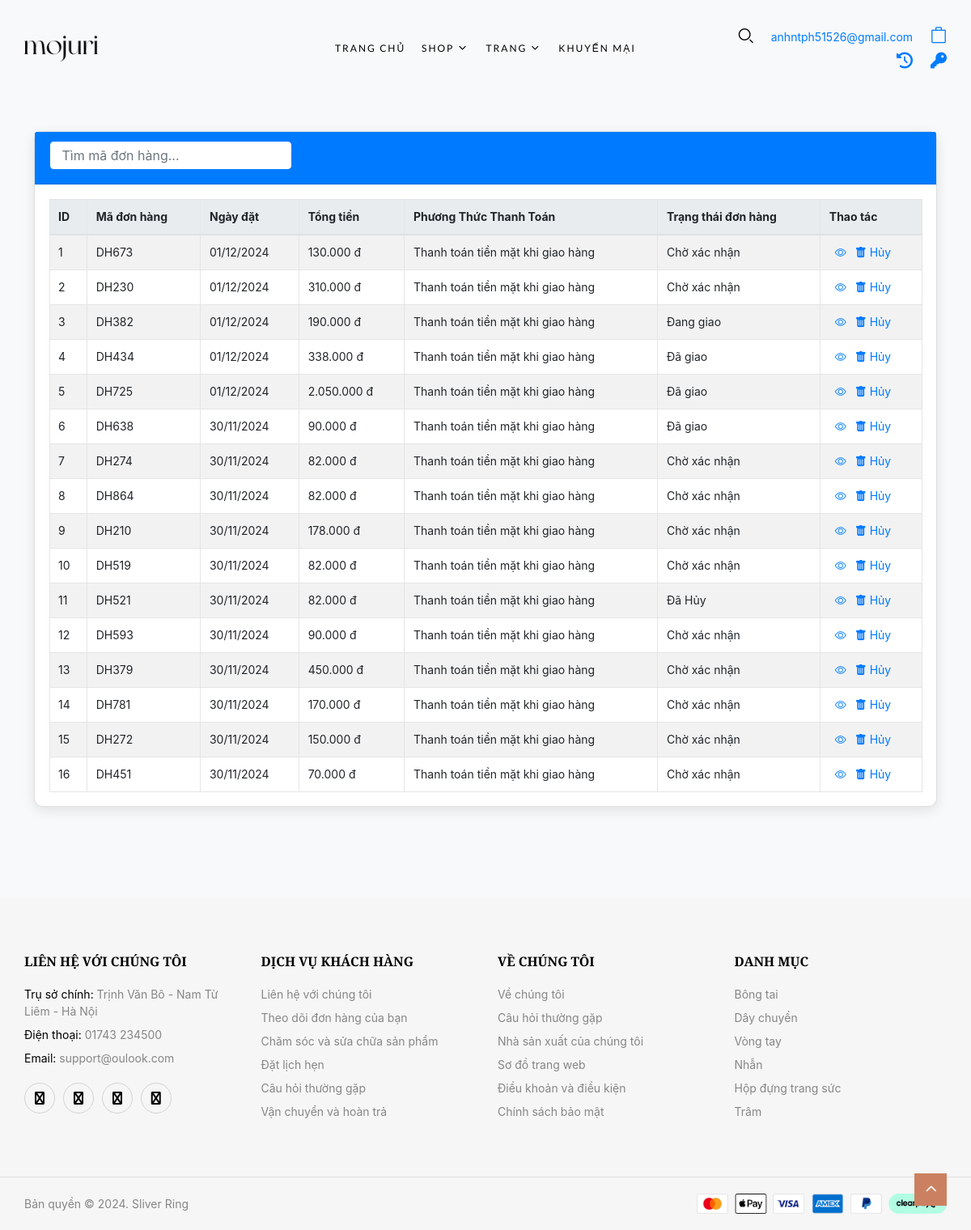
The page /?act=lich-su-mua-hang (signed in) on the database its author committed.
### tables this page shows
CREATE TABLE `don_hangs` (
  `id` int NOT NULL,
  `ma_don_hang` varchar(50) NOT NULL,
  `tai_khoan_id` int NOT NULL,
  `ho_ten_nguoi_nhan` varchar(100) NOT NULL,
  `sdt_nguoi_nhan` varchar(255) NOT NULL,
  `email_nguoi_nhan` varchar(100) DEFAULT NULL,
  `dia_chi_nguoi_nhan` text NOT NULL,
  `ngay_dat_hang` datetime NOT NULL,
  `tong_tien` decimal(10,2) DEFAULT NULL,
  `ghi_chu` varchar(200) NOT NULL,
  `phuong_thuc_thanh_toan_id` int DEFAULT NULL,
  `trang_thai_don_hang_id` int DEFAULT NULL
);

### controllers/HomeController.php (called while the page is built, shortened)
<?php
class HomeController
{
  public $modelTaiKhoan;
  public $modelDonHang;
  public function __construct()
  {
    $this->modelTaiKhoan = new TaiKhoan();
    $this->modelDonHang = new DonHang();
  }
  public function lichSuMuaHang()
  {
    if (isset($_SESSION['user'])) {
      $user = $this->modelTaiKhoan->getAllTaiKhoanformEmail($_SESSION['user']['email']);
      $nguoi_dung_id = $user['id'];
      $arrtrangThai = $this->modelDonHang->getTrangThai();
      $trangThaiDonHang = array_column($arrtrangThai, 'trang_thai_don_hang', 'id');
      $arrPTTT = $this->modelDonHang->getPttt();
      $pTTT = array_column($arrPTTT, 'phuong_thuc_thanh_toan', 'id');
      $donHangs = $this->modelDonHang->getDonHangFromUser($nguoi_dung_id);
    } else {
      echo "Vui lòng đăng nhập.";
    }
    require_once './views/lichSuMuaHang.php';
  }
}

### commons/function.php (called while the page is built, shortened)
<?php
function connectDB()
{
    $host = DB_HOST;
    $port = DB_PORT;
    $dbname = DB_NAME;
    try {
        $conn = new PDO("mysql:host=$host;port=$port;dbname=$dbname", DB_USERNAME, DB_PASSWORD);
        $conn->setAttribute(PDO::ATTR_ERRMODE, PDO::ERRMODE_EXCEPTION);
        $conn->setAttribute(PDO::ATTR_DEFAULT_FETCH_MODE, PDO::FETCH_ASSOC);
        return $conn;
    } catch (PDOException $e) {
        echo ("Connection failed: " . $e->getMessage());
    }
}

### models/TaiKhoan.php (called while the page is built, shortened)
<?php
class TaiKhoan
{
    public $conn;
    public function __construct()
    {
        $this->conn = connectDB();
    }
    public function getAllTaiKhoanformEmail($email)
    {
        try {
            $sql = "SELECT * FROM tai_khoans WHERE email = :email";
            $stmt = $this->conn->prepare($sql);
            $stmt->bindParam(':email', $email);
            $stmt->execute([
                ':email' => $email
            ]);
            return $stmt->fetch();
        } catch (PDOException $e) {
            echo 'Lỗi' . $e->getMessage();
        }
    }
}

### models/DonHang.php (called while the page is built, shortened)
<?php
class DonHang
{
  public $conn;
  public function __construct()
  {
    $this->conn = connectDB();
  }
  public function getTrangThai()
  {
    try {
      $sql = "SELECT * FROM trang_thai_don_hangs";
      $stmt = $this->conn->prepare($sql);
      $stmt->execute();
      return $stmt->fetchAll();
    } catch (PDOException $e) {
      echo 'Error: ' . $e->getMessage();
      die();
    }
  }
  public function getPttt()
  {
    try {
      $sql = "SELECT * FROM `phuong_thuc_thanh_toans`";
      $stmt = $this->conn->prepare($sql);
      $stmt->execute();
      return $stmt->fetchAll();
    } catch (PDOException $e) {
      echo 'Error: ' . $e->getMessage();
      die();
    }
  }
  public function getDonHangFromUser($nguoiDungId)
  {
    try {
      $sql = "SELECT * FROM `don_hangs` WHERE  `tai_khoan_id` = :tai_khoan_id ORDER BY `id` DESC";
      $stmt = $this->conn->prepare($sql);
      $stmt->execute([
        ':tai_khoan_id' => $nguoiDungId
      ]);
      return $stmt->fetchAll();
    } catch (PDOException $e) {
      echo 'Error: ' . $e->getMessage();
      die();
    }
  }
}

### views/lichSuMuaHang.php (the view, shortened to what this page needs)
<?php require_once('views/layout/header.php'); ?>
<?php require_once('views/layout/menu.php'); ?>
<head>
  <link rel="stylesheet" href="https://cdn.jsdelivr.net/npm/bootstrap-icons@1.5.0/font/bootstrap-icons.css">
  <link rel="stylesheet" href="https://stackpath.bootstrapcdn.com/bootstrap/4.5.2/css/bootstrap.min.css">
</head>
<div class="p-5 align-items-center d-flex justify-content-center ">
  <div class="card" style="width: 1200px;">
    <div class="card-header align-items-center d-flex justify-content-between">
      <form class="search-form d-flex me-3" action="index.php?act=tim-kiem-don-hang" method="POST" role="search">
        <input type="search" class="form-control" placeholder="Tìm mã đơn hàng..." aria-label="Search" name="search" />
        <input class="btn btn-outline-primary" type="submit" value="Tìm kiếm" />
      </form>
    </div>
    <div class="card-body">
      <div class="live-preview">
        <div class="table-responsive">
          <table class="table table-striped table-nowrap align-middle mb-0">
            <thead>
              <tr>
                <th scope="col">ID</th>
                <th scope="col">Mã đơn hàng</th>
                <th scope="col">Ngày đặt</th>
                <th scope="col">Tổng tiền</th>
                <th scope="col">Phương Thức Thanh Toán</th>
                <th scope="col">Trạng thái đơn hàng</th>
                <th scope="col">Thao tác</th>
              </tr>
            </thead>
            <tbody>
              <?php if (!empty($donHangs)): ?>
                <?php foreach ($donHangs as $index => $donHangItem): ?>
                  <tr>
                    <td class="fw-medium"><?= $index + 1 ?></td>
                    <td><?= ($donHangItem['ma_don_hang']) ?></td>
                    <td><?= htmlspecialchars(date('d/m/Y', strtotime($donHangItem['ngay_dat_hang']))) ?></td>
                    <td><?= number_format($donHangItem['tong_tien'], 0, ',', '.') ?> đ</td>
                    <td><?= $pTTT[$donHangItem['phuong_thuc_thanh_toan_id']] ?></td>
                    <td><?= $trangThaiDonHang[$donHangItem['trang_thai_don_hang_id']] ?></td>
                    <td>
                      <a href="?act=chitietdonhang&id=<?= $donHangItem['id'] ?>" class="p-2">
                        <i class="bi bi-eye"></i>
                      </a>
                      <a href="?act=huy-don-hang&id_don_hang=<?= $donHangItem['id'] ?>"
                        onclick="return confirm('Xác định hủy đơn hàng?')">
                        <i class="bi bi-trash-fill"></i> Hủy
                      </a>
                    </td>
                  </tr>
                <?php endforeach; ?>
              <?php else: ?>
                <tr>
                  <td colspan="7" class="text-center">Không tìm thấy kết quả.</td>
                </tr>
              <?php endif; ?>
            </tbody>
          </table>
        </div>
      </div>
    </div>
  </div>
</div>
<?php require_once './views/layout/footer.php'; ?>

### views/lichSuMuaHang.php (style rules this page uses)
.search-form { position: relative; }
.search-form input[type="search"] { font-size: 16px; padding: 10px 15px; border: 1px solid #007bff; border-radius: 5px; width: 300px; transition: border-color 0.3s; }
.search-form input[type="search"]::placeholder { color: #6c757d; opacity: 1; }
.search-form .btn { margin-left: 10px; padding: 10px 15px; }
.card { border-radius: 10px; box-shadow: 0 4px 15px rgba(0, 0, 0, 0.1); }
.card-header { background-color: #007bff; color: white; border-top-left-radius: 10px; border-top-right-radius: 10px; }
.table { margin: 0; }
.table-striped tbody tr:nth-of-type(odd) { background-color: #f2f2f2; }
.table th { background-color: #e9ecef; font-weight: bold; }
.table td { vertical-align: middle; }
.table a { color: #007bff; text-decoration: none; }
.p-2 { padding: 0.5rem; }
.table-responsive { overflow-x: auto; }

### rows shown on the page
don_hangs: ma_don_hang "DH673", ngay_dat_hang "01/12/2024", tong_tien "130.000", phuong_thuc_thanh_toan "Thanh toán tiền mặt khi giao hàng", trang_thai_don_hang "Chờ xác nhận"
don_hangs: ma_don_hang "DH230", ngay_dat_hang "01/12/2024", tong_tien "310.000", phuong_thuc_thanh_toan "Thanh toán tiền mặt khi giao hàng", trang_thai_don_hang "Chờ xác nhận"
don_hangs: ma_don_hang "DH382", ngay_dat_hang "01/12/2024", tong_tien "190.000", phuong_thuc_thanh_toan "Thanh toán tiền mặt khi giao hàng", trang_thai_don_hang "Đang giao"
don_hangs: ma_don_hang "DH434", ngay_dat_hang "01/12/2024", tong_tien "338.000", phuong_thuc_thanh_toan "Thanh toán tiền mặt khi giao hàng", trang_thai_don_hang "Đã giao"
don_hangs: ma_don_hang "DH725", ngay_dat_hang "01/12/2024", tong_tien "2.050.000", phuong_thuc_thanh_toan "Thanh toán tiền mặt khi giao hàng", trang_thai_don_hang "Đã giao"
don_hangs: ma_don_hang "DH638", ngay_dat_hang "30/11/2024", tong_tien "90.000", phuong_thuc_thanh_toan "Thanh toán tiền mặt khi giao hàng", trang_thai_don_hang "Đã giao"
don_hangs: ma_don_hang "DH274", ngay_dat_hang "30/11/2024", tong_tien "82.000", phuong_thuc_thanh_toan "Thanh toán tiền mặt khi giao hàng", trang_thai_don_hang "Chờ xác nhận"
don_hangs: ma_don_hang "DH864", ngay_dat_hang "30/11/2024", tong_tien "82.000", phuong_thuc_thanh_toan "Thanh toán tiền mặt khi giao hàng", trang_thai_don_hang "Chờ xác nhận"
don_hangs: ma_don_hang "DH210", ngay_dat_hang "30/11/2024", tong_tien "178.000", phuong_thuc_thanh_toan "Thanh toán tiền mặt khi giao hàng", trang_thai_don_hang "Chờ xác nhận"
don_hangs: ma_don_hang "DH519", ngay_dat_hang "30/11/2024", tong_tien "82.000", phuong_thuc_thanh_toan "Thanh toán tiền mặt khi giao hàng", trang_thai_don_hang "Chờ xác nhận"
don_hangs: ma_don_hang "DH521", ngay_dat_hang "30/11/2024", tong_tien "82.000", phuong_thuc_thanh_toan "Thanh toán tiền mặt khi giao hàng", trang_thai_don_hang "Đã Hủy"
don_hangs: ma_don_hang "DH593", ngay_dat_hang "30/11/2024", tong_tien "90.000", phuong_thuc_thanh_toan "Thanh toán tiền mặt khi giao hàng", trang_thai_don_hang "Chờ xác nhận"
don_hangs: ma_don_hang "DH379", ngay_dat_hang "30/11/2024", tong_tien "450.000", phuong_thuc_thanh_toan "Thanh toán tiền mặt khi giao hàng", trang_thai_don_hang "Chờ xác nhận"
don_hangs: ma_don_hang "DH781", ngay_dat_hang "30/11/2024", tong_tien "170.000", phuong_thuc_thanh_toan "Thanh toán tiền mặt khi giao hàng", trang_thai_don_hang "Chờ xác nhận"
don_hangs: ma_don_hang "DH272", ngay_dat_hang "30/11/2024", tong_tien "150.000", phuong_thuc_thanh_toan "Thanh toán tiền mặt khi giao hàng", trang_thai_don_hang "Chờ xác nhận"
don_hangs: ma_don_hang "DH451", ngay_dat_hang "30/11/2024", tong_tien "70.000", phuong_thuc_thanh_toan "Thanh toán tiền mặt khi giao hàng", trang_thai_don_hang "Chờ xác nhận"

### other values the page prints
$_SESSION['user']['email'] "anhntph51526@gmail.com"
